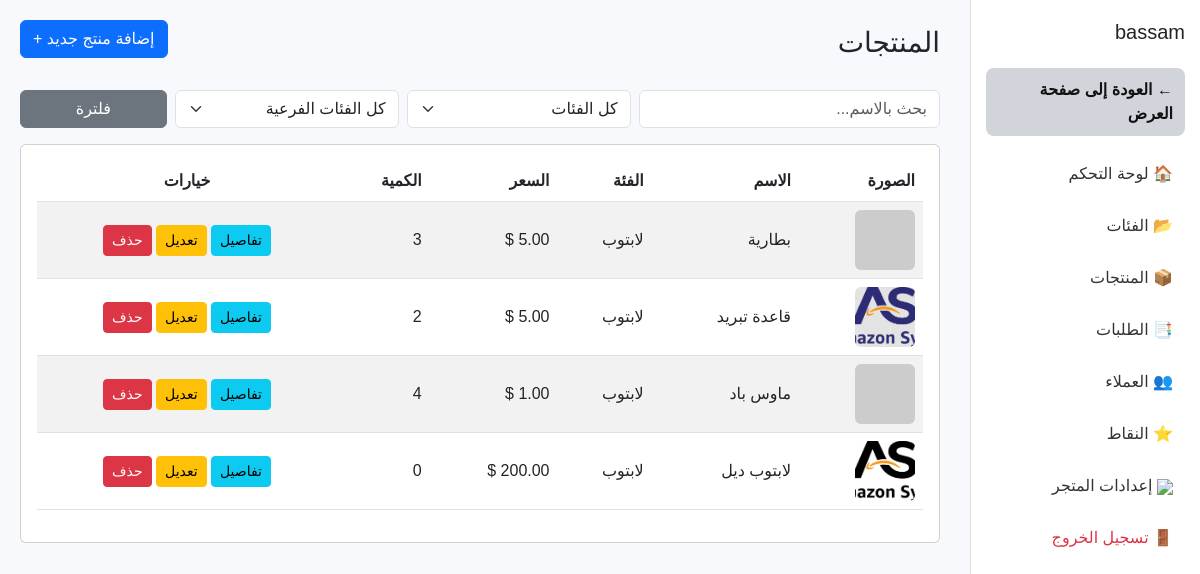
The page /dashboard/Alaman/products/ (signed in) on the database its author committed.
### stores/models.py (models this page shows, shortened)
class Store(models.Model):
    owner = models.ForeignKey(User, on_delete=models.CASCADE, related_name="stores")
    name = models.CharField(max_length=200)
    slug = models.SlugField(unique=True)
    logo = models.ImageField(upload_to="store_logos/", blank=True, null=True)
    mobile = models.CharField(max_length=20)
    theme = models.IntegerField(default=1, choices=[(i, f"Theme {i}") for i in range(1, 6)])
    description = models.TextField(blank=True)
    description2 = models.TextField(blank=True)
    description3 = models.TextField(blank=True)
    description4 = models.TextField(blank=True)
    description5 = models.TextField(blank=True)
    is_active = models.BooleanField(default=True)
    allow_full_payment = models.BooleanField(default=True)   # تحويل كامل
    allow_partial_payment = models.BooleanField(default=False)  # دفعة مسبقة + باقي عند التسليم
    allow_cash_on_delivery = models.BooleanField(default=False)  # الدفع عند الاستلام
    payment_required_percentage = models.PositiveIntegerField(default=0)

### products/models.py (models this page shows, shortened)
class Product(models.Model):
    store = models.ForeignKey(Store, on_delete=models.CASCADE, related_name="products")
    name = models.CharField(max_length=200)
    description = models.TextField(blank=True)
    price = models.DecimalField(max_digits=8, decimal_places=2)
    stock = models.IntegerField(default=0)
    main_image = models.ImageField(upload_to="products/", blank=True, null=True)
    category = models.ForeignKey(Category,on_delete=models.SET_NULL,null=True,blank=True,related_name="products")
    category2 = models.ForeignKey(Category,on_delete=models.SET_NULL,null=True,blank=True,related_name="secondary_products")
    active = models.BooleanField(default=True)

class Category(models.Model):
    name = models.CharField(max_length=255)
    store = models.ForeignKey("stores.Store", on_delete=models.CASCADE, related_name="categories")

### dashboard/views.py (the view)
# urls.py: path("<slug:store_slug>/products/", views.products_list, name="products_list"),
@login_required
def products_list(request, store_slug):
    store = get_object_or_404(Store, slug=store_slug, owner=request.user)
    products_qs = Product.objects.filter(store=store).order_by("-id")
    q = request.GET.get("q")
    if q:
        products_qs = products_qs.filter(name__icontains=q)
    category_id = request.GET.get("category")
    if category_id and category_id.isdigit():
        products_qs = products_qs.filter(category_id=category_id)
    sub_category_id = request.GET.get("category2")
    if sub_category_id and sub_category_id.isdigit():
        products_qs = products_qs.filter(category2_id=sub_category_id)
    from products.models import Category
    categories = Category.objects.filter(store=store)
    paginator = Paginator(products_qs, 10)
    page_number = request.GET.get("page")
    page_obj = paginator.get_page(page_number)
    context = {
        "store": store,
        "page_obj": page_obj,
        "categories": categories,
        "current_category": int(category_id) if category_id and category_id.isdigit() else None,
        "current_sub_category": int(sub_category_id) if sub_category_id and sub_category_id.isdigit() else None,
        "products_qs": products_qs,
    }
    return render(request, "dashboard/products_list.html", context)

### stores/context_processors.py (called while the page is built)
def current_store(request):
    store = None
    slug = request.resolver_match.kwargs.get("store_slug") or \
           request.resolver_match.kwargs.get("slug")
    if slug:
        try:
            store = Store.objects.get(slug=slug)
        except Store.DoesNotExist:
            store = None
    return {
        "current_store": store
    }

### dashboard/templates/dashboard/products_list.html (shortened to what this page needs)
{% load static %}
<!DOCTYPE html>
<html lang="ar" dir="rtl">
<head>
    <link href="https://cdn.jsdelivr.net/npm/bootstrap@5.3.0/dist/css/bootstrap.rtl.min.css" rel="stylesheet">
</head>
<body>
{% include "dashboard/sidebar.html" %}
<div class="content">
    <div class="d-flex justify-content-between align-items-center mb-3">
        <h3>المنتجات</h3>
        <a href="{% url 'dashboard:product_create' current_store.slug %}" class="btn btn-primary mb-3">
            إضافة منتج جديد +
        </a>
    </div>
    <form method="get" class="row g-2 mb-3">
        <div class="col-md-4">
            <input type="text" name="q" class="form-control" placeholder="بحث بالاسم..."
                   value="{{ q }}">
        </div>
        <div class="col-md-3">
            <select name="category" class="form-select">
                <option value="">كل الفئات</option>
            </select>
        </div>
        <div class="col-md-3">
    <select name="category2" class="form-select">
        <option value="">كل الفئات الفرعية</option>
    </select>
     </div>
        <div class="col-md-2">
            <button class="btn btn-secondary w-100">فلترة</button>
        </div>
    </form>
    <div class="card p-3">
        <div class="table-responsive">
            <table class="table table-striped align-middle">
                <thead>
                    <tr>
                        <th>الصورة</th>
                        <th>الاسم</th>
                        <th>الفئة</th>
                        <th>السعر</th>
                        <th>الكمية</th>
                        <th class="text-center">خيارات</th>
                    </tr>
                </thead>
                <tbody>
                    {% for product in products_qs %}
                    <tr>
                        <td>
                            {% if product.main_image %}
                                <img src="{{ product.main_image.url }}" class="product-img">
                            {% else %}
                                <img src="https://via.placeholder.com/60" class="product-img">
                            {% endif %}
                        </td>
                        <td>{{ product.name }}</td>
                        <td>
                            {% if product.category %}
                                {{ product.category.name }}
                            {% else %}
                                ——
                            {% endif %}
                        </td>
                        <td>{{ product.price|floatformat:2 }} $</td>
                        <td>{{ product.stock }}</td>
                        <td class="text-center">
                            <a href="{% url 'dashboard:product_detail' current_store.slug product.id %}" class="btn btn-info btn-sm">تفاصيل</a>
                            <a href="{% url 'dashboard:product_update' current_store.slug product.id %}" class="btn btn-sm btn-warning">تعديل</a>
                            <form method="post" action="{% url 'dashboard:product_delete' current_store.slug product.id %}" style="display:inline;">
                                <button type="submit" class="btn btn-sm btn-danger"
                                onclick="return confirm('هل أنت متأكد من حذف المنتج؟');">
                                    حذف
                                </button>
                            </form>
                        </td>
                    </tr>
                    {% empty %}
                        <tr>
                            <td colspan="6" class="text-center text-muted">لا يوجد منتجات</td>
                        </tr>
                    {% endfor %}
                </tbody>
            </table>
        </div>
    </div>
</div>
</body>
</html>

### dashboard/templates/dashboard/sidebar.html (shortened to what this page needs)
{% load static %}
<div class="sidebar" id="sidebar">
    <h5 class="mb-4">{{ store.name }}</h5>
    <div class="mb-3">
        <a href="/store/{{ store.slug }}/" class="back-to-store-btn">
            ← العودة إلى صفحة العرض
        </a>
    </div>
    <a href="{% url 'dashboard:home' store.slug %}">🏠 لوحة التحكم</a>
    <a href="{% url 'dashboard:categories_list' store.slug %}">📂 الفئات</a>
    <a href="{% url 'dashboard:products_list' store.slug %}">📦 المنتجات</a>
    <a href="{% url 'dashboard:orders_list' store.slug %}"
       class="position-relative">
       📑 الطلبات
    </a>
    <a href="{% url 'dashboard:customers_list' store.slug %}">👥 العملاء</a>
    <a href="{% url 'dashboard:points_page' store.slug %}">⭐ النقاط</a>
    <a href="{% url 'dashboard:store_settings' store.slug %}">
        <img src="{% static 'images/settings.png' %}" class="ico">
        <span>إعدادات المتجر</span>
    </a>
    <a href="{% url 'core:index' %}" class="text-danger">🚪 تسجيل الخروج</a>
</div>

### dashboard/templates/dashboard/products_list.html (style rules this page uses)
body { background:#f7f9fc; font-family:"Cairo",sans-serif; }
.sidebar { width: 230px; background:#fff; height:100vh; position:fixed; top:0; right:0; padding:20px 15px; border-left:1px solid #e0e0e0; }
.sidebar a { display:block; padding:10px 12px; margin-bottom:8px; color:#333; border-radius:8px; text-decoration:none; }
.content { margin-right:240px; padding:20px; }
.product-img { width:60px; height:60px; object-fit:cover; border-radius:6px; }
.back-to-store-btn { background: #d1d5db; color: #111 !important; padding: 10px 18px; border-radius: 10px; border: none; font-weight: 600; display: inline-flex; align-items: center; gap: 6px; }

### rows shown on the page
Store: name "bassam"
Product: name "بطارية", category.name "لابتوب", price "5.00", stock "3"
Product: main_image (picture), name "قاعدة تبريد", category.name "لابتوب", price "5.00", stock "2"
Product: name "ماوس باد", category.name "لابتوب", price "1.00", stock "4"
Product: main_image (picture), name "لابتوب ديل", category.name "لابتوب", stock "0"
